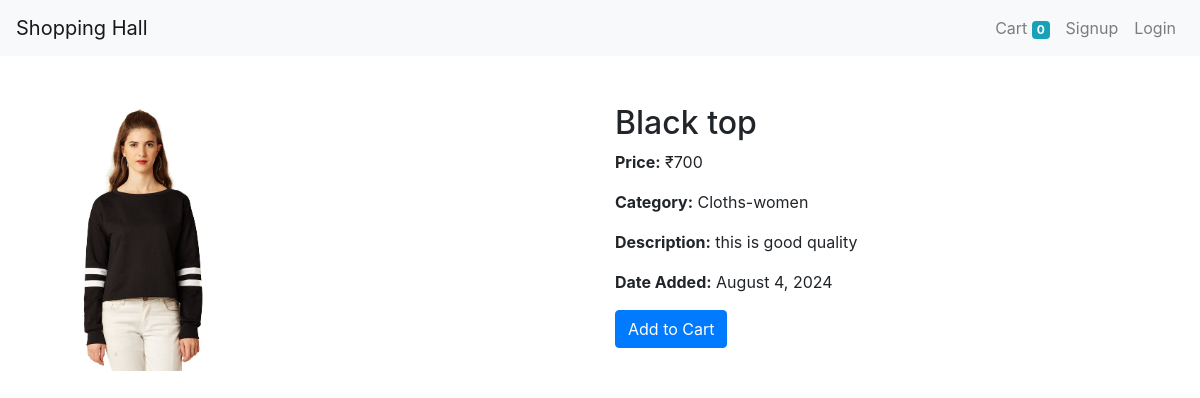
/product/21/, run on the app's committed database.
### store/models/product.py (models this page shows, shortened)
class Product(models.Model):
    name = models.CharField(max_length=50)
    price = models.IntegerField(default=0)
    category = models.ForeignKey(Category, on_delete=models.CASCADE, default=1)
    description = models.CharField(max_length=200, default='' , null=True , blank=True)
    image = models.ImageField(upload_to='uploads/products')
    date_added = models.DateTimeField(default=timezone.now)

### store/models/category.py (models this page shows, shortened)
class Category(models.Model):
    name = models.CharField(max_length=20)

### store/views/details.py (the view)
# urls.py: path('product/<int:product_id>/', ProductDetail.as_view(), name='product_detail'),
class ProductDetail(View):
    def get(self, request, product_id):
        product = get_object_or_404(Product, id=product_id)
        return render(request, 'detail.html', {'product': product})

### store/templatetags/custom_filter.py (called while the page is built)
@register.filter(name='currency')
def currency(number):
   return "₹"+str(number)

### store/templates/detail.html (shortened to what this page needs)
{% extends 'base.html' %}
{% load custom_filter %}
{% block content %}
<div class="container mt-5">
    <div class="row">
        <div class="col-md-6">
            <img class="img-fluid" src="{{ product.image.url }}" alt="{{ product.name }}" style="max-width: 200px; height: auto; margin-right: 20px;">
        </div>
        <div class="col-md-6">
            <h2>{{ product.name }}</h2>
            <p><strong>Price:</strong> {{ product.price|currency }}</p>
            <p><strong>Category:</strong> {{ product.category.name }}</p>
            <p><strong>Description:</strong> {{ product.description }}</p>
            <p><strong>Date Added:</strong> {{ product.date_added|date:"F j, Y" }}</p>
            <form action="{% url 'update_cart' %}" method="post">
                <button type="submit" name="action" value="add" class="btn btn-primary">Add to Cart</button>
            </form>
        </div>
    </div>
</div>
{% endblock %}

### data on the page
Product: image (picture), name "Black top", price "₹700", category.name "Cloths-women", description "this is good quality", date_added "August 4, 2024"

### other printed values
{{ request.session.cart.keys|length }} "0"
